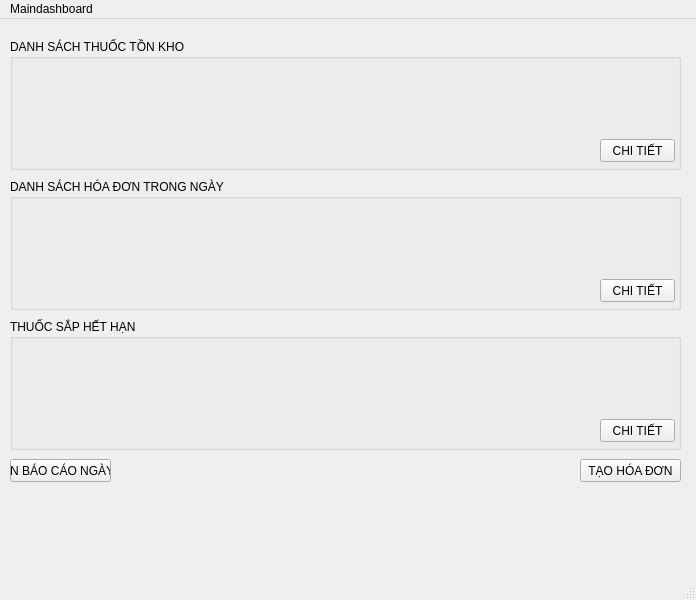
<?xml version="1.0" encoding="UTF-8"?>
<ui version="4.0">
 <class>MainWindow</class>
 <widget class="QMainWindow" name="MainWindow">
  <property name="geometry">
   <rect>
    <x>0</x>
    <y>0</y>
    <width>696</width>
    <height>600</height>
   </rect>
  </property>
  <property name="windowTitle">
   <string>MainWindow</string>
  </property>
  <widget class="QWidget" name="centralwidget">
   <widget class="QGroupBox" name="stock_list">
    <property name="geometry">
     <rect>
      <x>10</x>
      <y>20</y>
      <width>671</width>
      <height>131</height>
     </rect>
    </property>
    <property name="title">
     <string>DANH SÁCH THUỐC TỒN KHO</string>
    </property>
    <widget class="QPushButton" name="stock_detail">
     <property name="geometry">
      <rect>
       <x>590</x>
       <y>100</y>
       <width>75</width>
       <height>23</height>
      </rect>
     </property>
     <property name="text">
      <string>CHI TIẾT</string>
     </property>
    </widget>
   </widget>
   <widget class="QGroupBox" name="invoice_daily">
    <property name="geometry">
     <rect>
      <x>10</x>
      <y>160</y>
      <width>671</width>
      <height>131</height>
     </rect>
    </property>
    <property name="title">
     <string>DANH SÁCH HÓA ĐƠN TRONG NGÀY</string>
    </property>
    <widget class="QPushButton" name="invoice_detail">
     <property name="geometry">
      <rect>
       <x>590</x>
       <y>100</y>
       <width>75</width>
       <height>23</height>
      </rect>
     </property>
     <property name="text">
      <string>CHI TIẾT</string>
     </property>
    </widget>
   </widget>
   <widget class="QGroupBox" name="list_outdate">
    <property name="geometry">
     <rect>
      <x>10</x>
      <y>300</y>
      <width>671</width>
      <height>131</height>
     </rect>
    </property>
    <property name="title">
     <string>THUỐC SẮP HẾT HẠN</string>
    </property>
    <widget class="QPushButton" name="warning_detail">
     <property name="geometry">
      <rect>
       <x>590</x>
       <y>100</y>
       <width>75</width>
       <height>23</height>
      </rect>
     </property>
     <property name="text">
      <string>CHI TIẾT</string>
     </property>
    </widget>
   </widget>
   <widget class="QPushButton" name="invoice_create">
    <property name="geometry">
     <rect>
      <x>580</x>
      <y>440</y>
      <width>101</width>
      <height>23</height>
     </rect>
    </property>
    <property name="text">
     <string>TẠO HÓA ĐƠN</string>
    </property>
   </widget>
   <widget class="QPushButton" name="export_report">
    <property name="geometry">
     <rect>
      <x>10</x>
      <y>440</y>
      <width>101</width>
      <height>23</height>
     </rect>
    </property>
    <property name="text">
     <string>IN BÁO CÁO NGÀY</string>
    </property>
   </widget>
  </widget>
  <widget class="QMenuBar" name="menubar">
   <property name="geometry">
    <rect>
     <x>0</x>
     <y>0</y>
     <width>696</width>
     <height>22</height>
    </rect>
   </property>
   <widget class="QMenu" name="menuMaindashboard">
    <property name="title">
     <string>Maindashboard</string>
    </property>
   </widget>
   <addaction name="menuMaindashboard"/>
  </widget>
  <widget class="QStatusBar" name="statusbar"/>
 </widget>
 <resources/>
 <connections/>
</ui>
